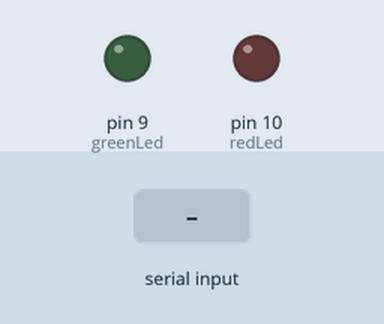
Recording of a sketch running on a simulated Arduino Uno, built with avr-gcc and run on an emulated ATmega328P. Shown: output pins drawn as LEDs (lit = HIGH). Inputs (shaded band) come from the test bench.

Above: at 1.2 s.
1.3 s: "1" received over Serial
At 1.7 s:
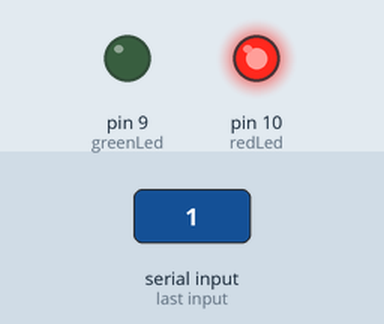
4.3 s: "2" received over Serial
At 5.2 s:
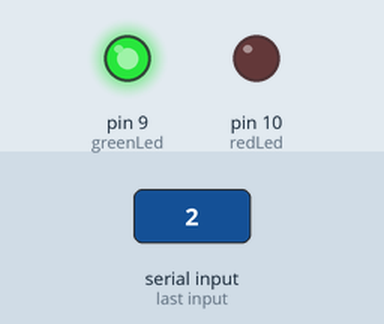
Timing chart, 0 to 7.8 s (numbered marks = the images above; inputs shaded):
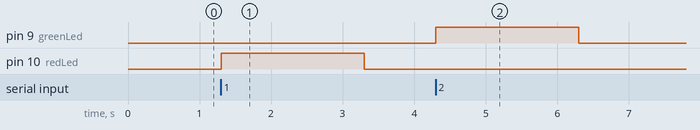

Measured:
- after the input at 1.3 s, pin 10 (redLed): LOW → HIGH at once, → LOW 2.0 s later
- after the input at 4.3 s, pin 9 (greenLed): LOW → HIGH at once, → LOW 2.0 s later

The sketch:

bluetooth.ino
```cpp
int redLed = 10;
int greenLed = 9;

void setup() {
  pinMode(redLed, OUTPUT);
  pinMode(greenLed, OUTPUT);
  Serial.begin(9600);
}

void loop() {

  char recivedChar = Serial.read();

  if(recivedChar == '1') {
    digitalWrite(greenLed, LOW);
    digitalWrite(redLed, HIGH);
    delay(2000);
    digitalWrite(redLed, LOW);
  } else if (recivedChar == '2') {
    digitalWrite(redLed, LOW);
    digitalWrite(greenLed, HIGH);
    delay(2000);
    digitalWrite(greenLed, LOW);
  }
}
```
